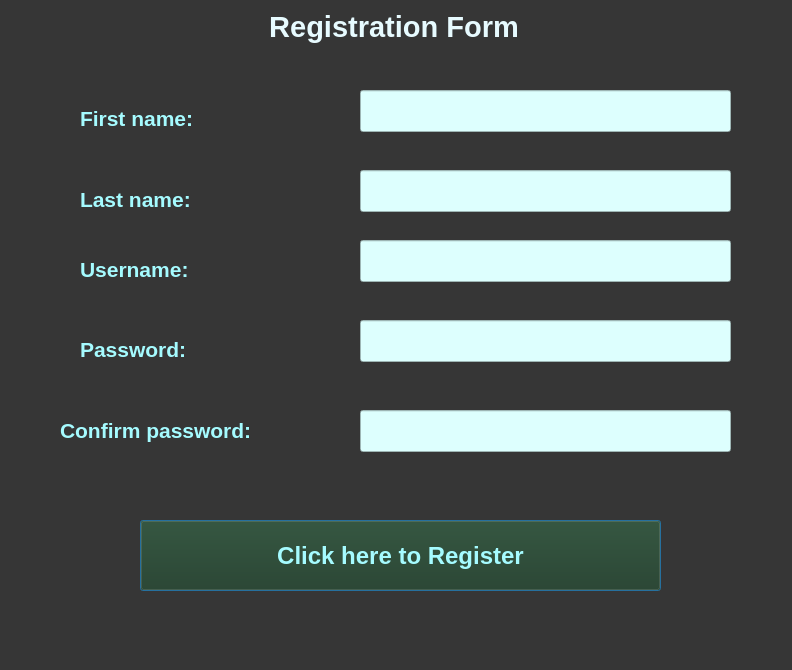
<?xml version="1.0" encoding="UTF-8"?>
<ui version="4.0">
 <class>Dialog</class>
 <widget class="QDialog" name="Dialog">
  <property name="geometry">
   <rect>
    <x>0</x>
    <y>0</y>
    <width>792</width>
    <height>670</height>
   </rect>
  </property>
  <property name="font">
   <font>
    <pointsize>10</pointsize>
   </font>
  </property>
  <property name="windowTitle">
   <string>Dialog</string>
  </property>
  <property name="styleSheet">
   <string notr="true">background-color:rgb(54,54,54);</string>
  </property>
  <widget class="QLabel" name="label">
   <property name="geometry">
    <rect>
     <x>220</x>
     <y>10</y>
     <width>348</width>
     <height>65</height>
    </rect>
   </property>
   <property name="font">
    <font>
     <family>MS Shell Dlg 2</family>
     <pointsize>22</pointsize>
     <weight>75</weight>
     <italic>false</italic>
     <bold>true</bold>
    </font>
   </property>
   <property name="mouseTracking">
    <bool>false</bool>
   </property>
   <property name="layoutDirection">
    <enum>Qt::LeftToRight</enum>
   </property>
   <property name="autoFillBackground">
    <bool>false</bool>
   </property>
   <property name="styleSheet">
    <string notr="true">
color:rgb(231, 251, 255)</string>
   </property>
   <property name="text">
    <string>Registration Form</string>
   </property>
   <property name="alignment">
    <set>Qt::AlignHCenter|Qt::AlignTop</set>
   </property>
   <property name="margin">
    <number>2</number>
   </property>
  </widget>
  <widget class="QPushButton" name="registered">
   <property name="geometry">
    <rect>
     <x>140</x>
     <y>520</y>
     <width>521</width>
     <height>71</height>
    </rect>
   </property>
   <property name="font">
    <font>
     <pointsize>18</pointsize>
     <weight>75</weight>
     <bold>true</bold>
    </font>
   </property>
   <property name="styleSheet">
    <string notr="true">background-color:rgb(31, 54, 24);
color:rgb(165, 251, 255)

</string>
   </property>
   <property name="text">
    <string>Click here to Register</string>
   </property>
  </widget>
  <widget class="QLineEdit" name="confirmpassword">
   <property name="geometry">
    <rect>
     <x>360</x>
     <y>410</y>
     <width>371</width>
     <height>42</height>
    </rect>
   </property>
   <property name="font">
    <font>
     <pointsize>14</pointsize>
     <weight>75</weight>
     <bold>true</bold>
    </font>
   </property>
   <property name="styleSheet">
    <string notr="true">background-color:rgb(221, 255, 254)</string>
   </property>
   <property name="text">
    <string/>
   </property>
   <property name="echoMode">
    <enum>QLineEdit::Password</enum>
   </property>
  </widget>
  <widget class="QLabel" name="label_6">
   <property name="geometry">
    <rect>
     <x>60</x>
     <y>380</y>
     <width>261</width>
     <height>101</height>
    </rect>
   </property>
   <property name="font">
    <font>
     <pointsize>16</pointsize>
     <weight>75</weight>
     <bold>true</bold>
    </font>
   </property>
   <property name="styleSheet">
    <string notr="true">color:rgb(165, 251, 255)</string>
   </property>
   <property name="text">
    <string>Confirm password:</string>
   </property>
  </widget>
  <widget class="QLabel" name="label_2">
   <property name="geometry">
    <rect>
     <x>80</x>
     <y>90</y>
     <width>171</width>
     <height>57</height>
    </rect>
   </property>
   <property name="font">
    <font>
     <pointsize>16</pointsize>
     <weight>75</weight>
     <bold>true</bold>
    </font>
   </property>
   <property name="styleSheet">
    <string notr="true">color:rgb(165, 251, 255)</string>
   </property>
   <property name="text">
    <string>First name:</string>
   </property>
  </widget>
  <widget class="QLineEdit" name="firstname">
   <property name="enabled">
    <bool>true</bool>
   </property>
   <property name="geometry">
    <rect>
     <x>360</x>
     <y>90</y>
     <width>371</width>
     <height>42</height>
    </rect>
   </property>
   <property name="font">
    <font>
     <pointsize>14</pointsize>
     <weight>75</weight>
     <bold>true</bold>
    </font>
   </property>
   <property name="styleSheet">
    <string notr="true">background-color:rgb(221, 255, 254)</string>
   </property>
   <property name="text">
    <string/>
   </property>
  </widget>
  <widget class="QLabel" name="label_3">
   <property name="geometry">
    <rect>
     <x>80</x>
     <y>170</y>
     <width>161</width>
     <height>59</height>
    </rect>
   </property>
   <property name="font">
    <font>
     <pointsize>16</pointsize>
     <weight>75</weight>
     <bold>true</bold>
    </font>
   </property>
   <property name="styleSheet">
    <string notr="true">color:rgb(165, 251, 255)</string>
   </property>
   <property name="text">
    <string>Last name:</string>
   </property>
  </widget>
  <widget class="QLineEdit" name="lastname">
   <property name="geometry">
    <rect>
     <x>360</x>
     <y>170</y>
     <width>371</width>
     <height>42</height>
    </rect>
   </property>
   <property name="font">
    <font>
     <pointsize>14</pointsize>
     <weight>75</weight>
     <bold>true</bold>
    </font>
   </property>
   <property name="styleSheet">
    <string notr="true">background-color:rgb(221, 255, 254)</string>
   </property>
   <property name="text">
    <string/>
   </property>
  </widget>
  <widget class="QLabel" name="label_4">
   <property name="geometry">
    <rect>
     <x>80</x>
     <y>240</y>
     <width>181</width>
     <height>59</height>
    </rect>
   </property>
   <property name="font">
    <font>
     <pointsize>16</pointsize>
     <weight>75</weight>
     <bold>true</bold>
    </font>
   </property>
   <property name="styleSheet">
    <string notr="true">color:rgb(165, 251, 255)</string>
   </property>
   <property name="text">
    <string>Username:</string>
   </property>
  </widget>
  <widget class="QLineEdit" name="username">
   <property name="geometry">
    <rect>
     <x>360</x>
     <y>240</y>
     <width>371</width>
     <height>42</height>
    </rect>
   </property>
   <property name="font">
    <font>
     <pointsize>14</pointsize>
     <weight>75</weight>
     <bold>true</bold>
    </font>
   </property>
   <property name="styleSheet">
    <string notr="true">background-color:rgb(221, 255, 254)</string>
   </property>
   <property name="text">
    <string/>
   </property>
  </widget>
  <widget class="QLineEdit" name="password">
   <property name="geometry">
    <rect>
     <x>360</x>
     <y>320</y>
     <width>371</width>
     <height>42</height>
    </rect>
   </property>
   <property name="font">
    <font>
     <pointsize>14</pointsize>
     <weight>75</weight>
     <bold>true</bold>
    </font>
   </property>
   <property name="styleSheet">
    <string notr="true">background-color:rgb(221, 255, 254)</string>
   </property>
   <property name="text">
    <string/>
   </property>
   <property name="echoMode">
    <enum>QLineEdit::Password</enum>
   </property>
  </widget>
  <widget class="QLabel" name="label_5">
   <property name="geometry">
    <rect>
     <x>80</x>
     <y>320</y>
     <width>211</width>
     <height>59</height>
    </rect>
   </property>
   <property name="font">
    <font>
     <pointsize>16</pointsize>
     <weight>75</weight>
     <bold>true</bold>
    </font>
   </property>
   <property name="styleSheet">
    <string notr="true">color:rgb(165, 251, 255)</string>
   </property>
   <property name="text">
    <string>Password:</string>
   </property>
  </widget>
 </widget>
 <resources/>
 <connections/>
</ui>
